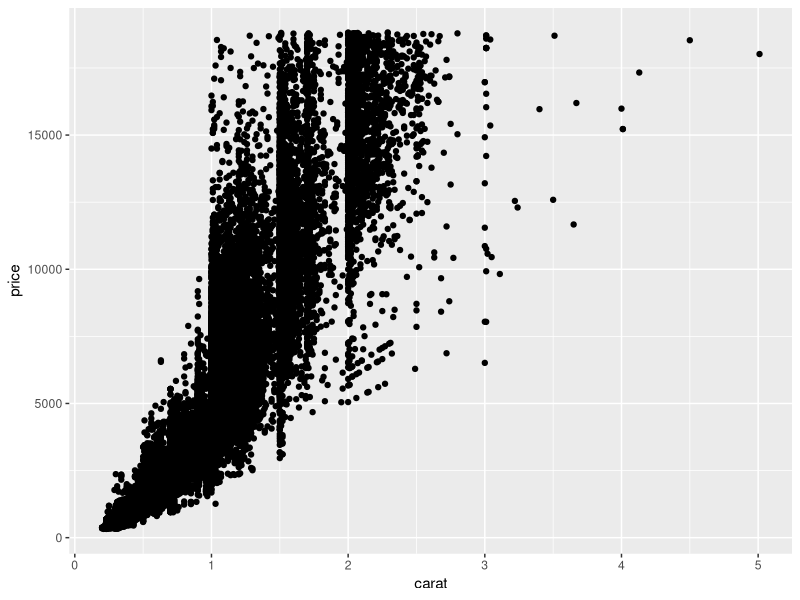
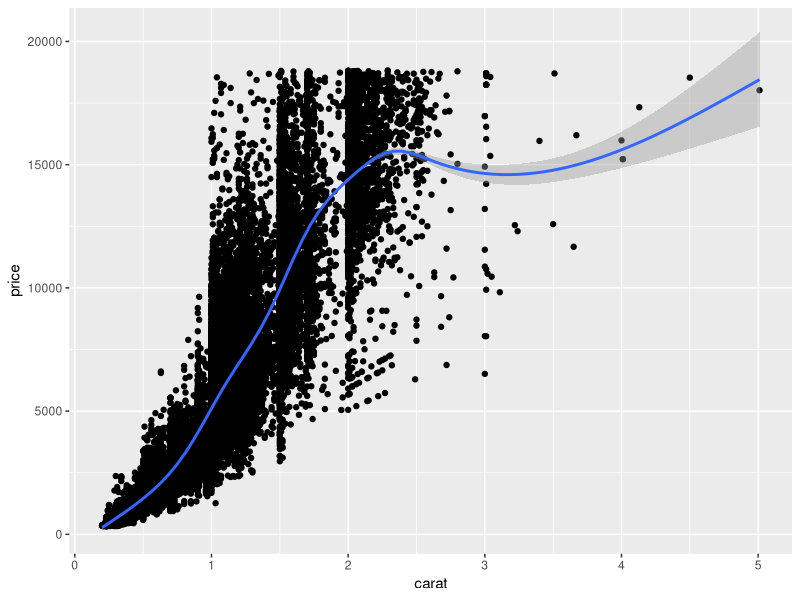
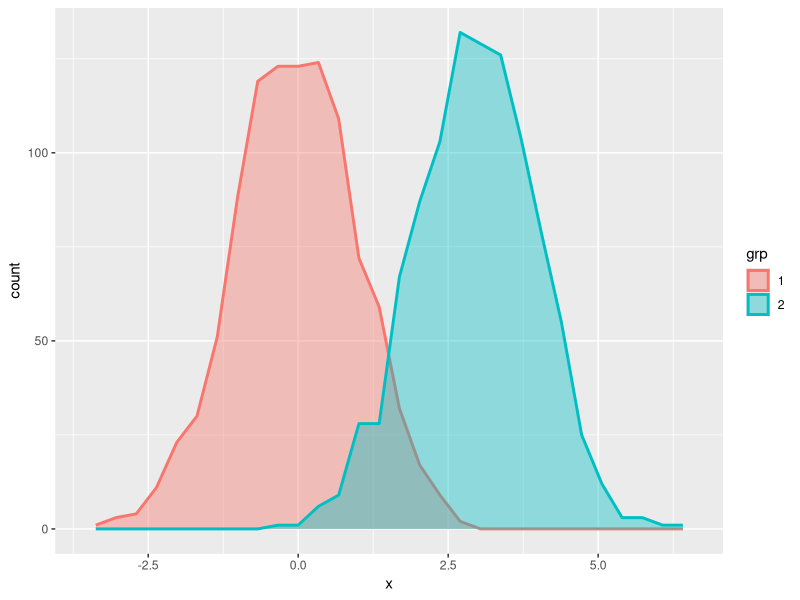
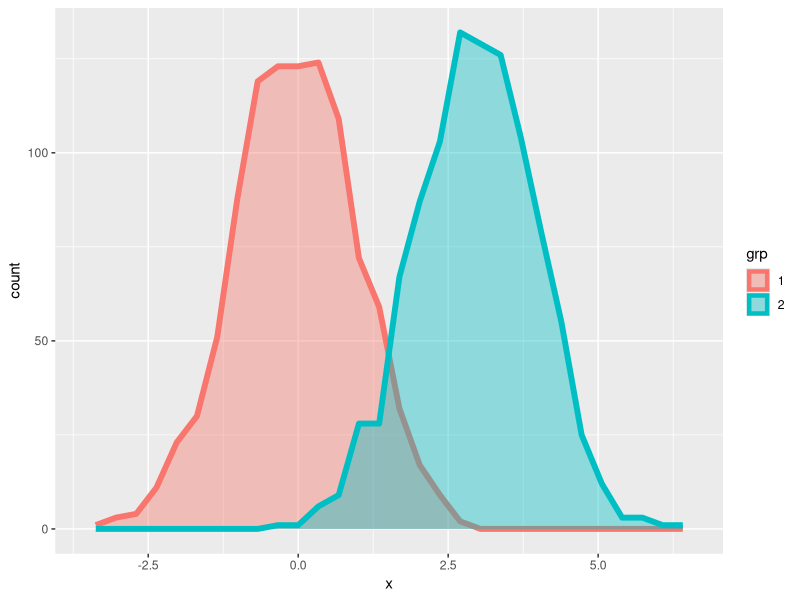
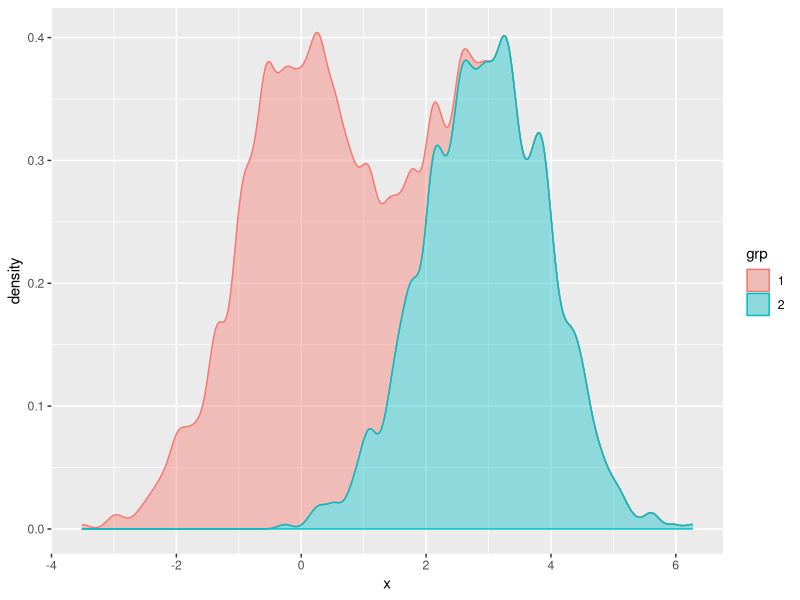
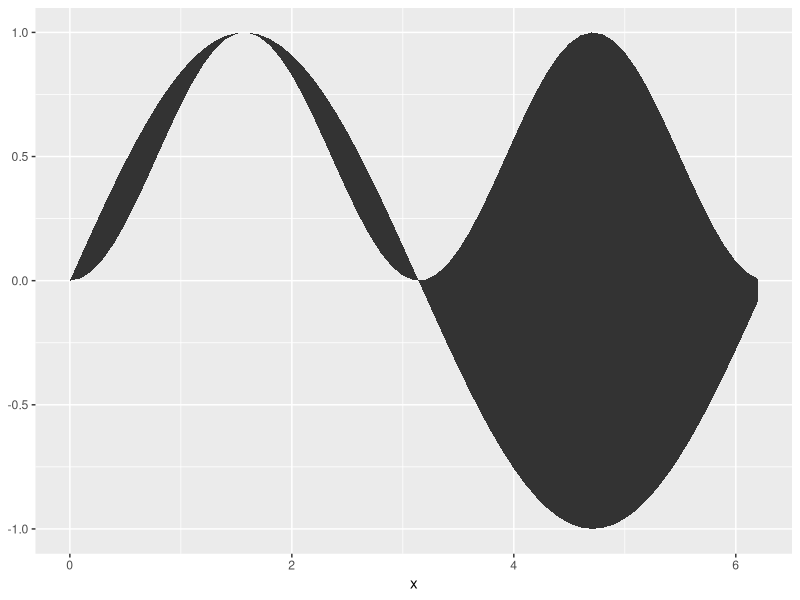
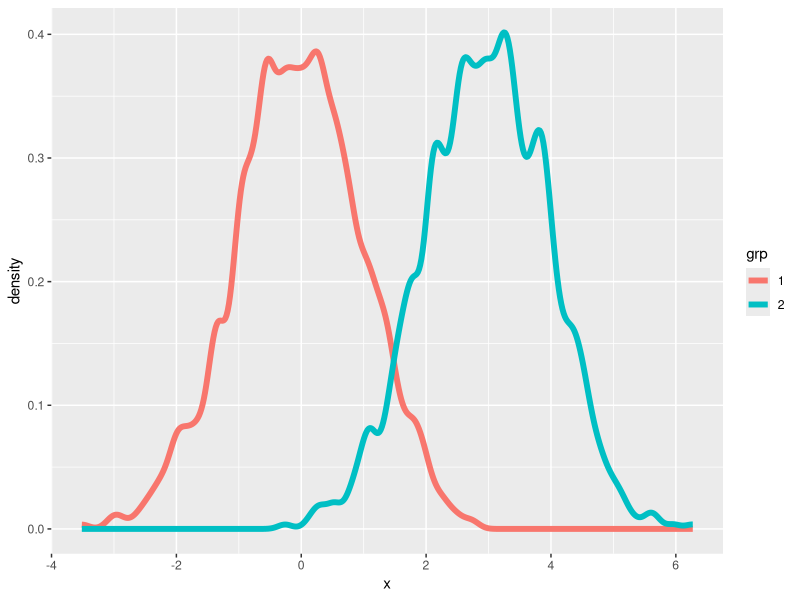
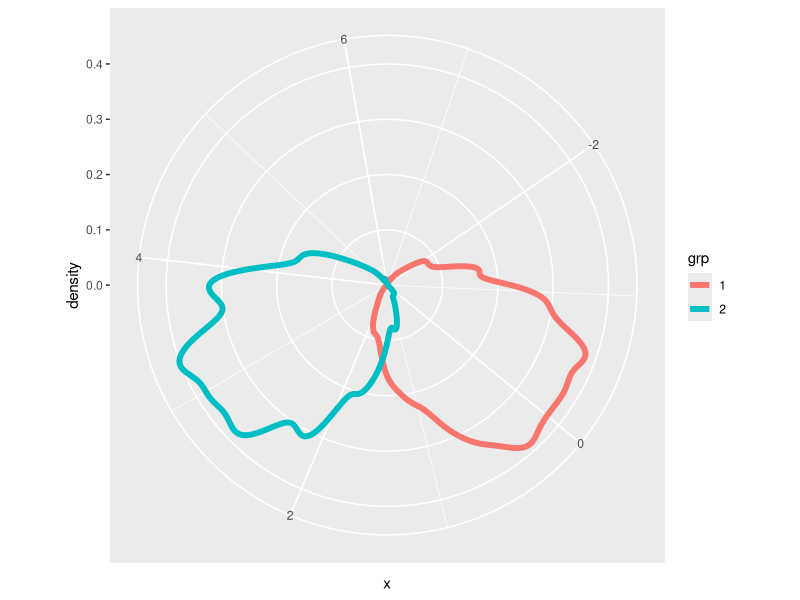

The R script that drew these images, in order: (Note: this script raises an error after producing the figures.)
library(ggplot2)
str(diamonds)

ggplot() +
  layer(
    data = diamonds,
    mapping = aes(x = carat, y = price),
    geom = "point", stat = "identity",
    position = "identity" ) +
  scale_y_continuous() + scale_x_continuous() +
  coord_cartesian()

ggplot(diamonds, aes(carat, price)) + geom_point() +
  geom_smooth()

mix2norm <- data.frame(x = c(rnorm(1000),rnorm(1000,3)),
                       grp = as.factor(rep(c(1,2),each=1000)))

ggplot(mix2norm, aes(x=x, color = grp, fill= grp)) +
  geom_density(alpha=.4, adjust=1/2, size=1, stat="bin")

ggplot(mix2norm, aes(x=x, color = grp, fill= grp)) +
  geom_density(alpha=.4, adjust=1/2, size=2, stat="bin")

ggplot(mix2norm, aes(x=x, color = grp, fill = grp)) +
  stat_density(alpha = 0.4, adjust=1/2)

library('tibble')
my_waves <- tibble(x=seq(0,6.28,.1),y1=sin(x),y2=sin(x)^2)

ggplot(my_waves) + geom_ribbon(aes(x=x,ymax=y1,ymin=y2))

ggplot(mix2norm, aes(x=x, color = grp)) +
  stat_density(adjust=1/2, size=2, position = "identity",
               geom = "line")

ggplot(mix2norm, aes(x=x, color = grp)) +
  stat_density(adjust=1/2, size=2, position = "identity",
               geom = "line") + coord_polar()

ggplot(mix2norm, aes(x=x, color = grp)) +
  stat_density(adjust=1/2, size=2, position = "identity",
               geom = "line") + scale_y_log10(limits = c(1e-5,1))



mean <- function(x,y) {
  #print("Hello")
  return(x+y)
}


a(1,2)

my_func <- function(a=1,b,c,d=3) {
  b/a + d/c
}
a<-2; b<-3; c<-1;d<-4
my_func(d,c,b,a)

my_func(,c=2,3)
my_func(c = 2,3)
